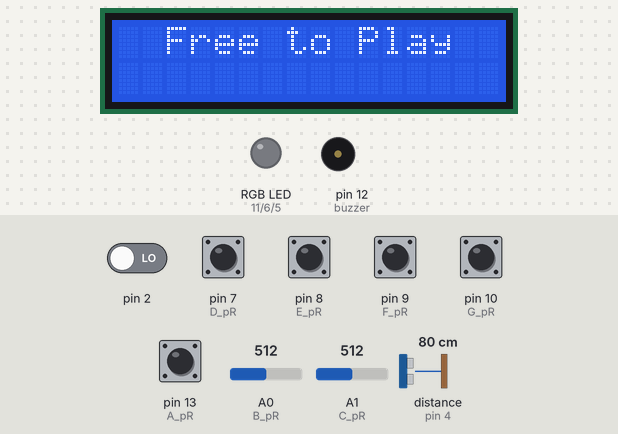
Bench run of a sketch on a simulated Arduino Uno, built with avr-gcc and run on an emulated ATmega328P. Parts: 16×2 character LCD, an RGB LED mixed from three pins (HIGH = lit), buzzer (waves = sounding). Wiring (inferred from the names in the program): ultrasonic range finder: trigger pin 3; echo pin 4. Dashed ring = blinking. Inputs (shaded band) come from the test bench; at power-on: pin 7 (D_pR), pin 8 (E_pR), pin 9 (F_pR), pin 10 (G_pR), pin 13 (A_pR) HIGH, pin 2 LOW, A0 (B_pR) = 512, distance to the obstacle (sensor on pin 4) 80 cm, A1 (C_pR) = 512. The echo pulse lasts 58.3 µs per cm; pins used as bus, display or sensor lines are not drawn; what the sketch prints to the serial monitor is not drawn.

Above: at 1.2 s.
1.3 s: pin 2 driven HIGH
At 1.84 s:
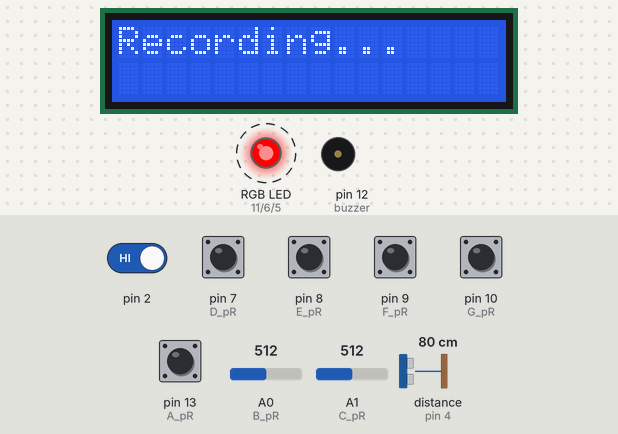
4.3 s: A0 (B_pR) set to 444
6.0 s: A0 (B_pR) set to 421
At 6.82 s:
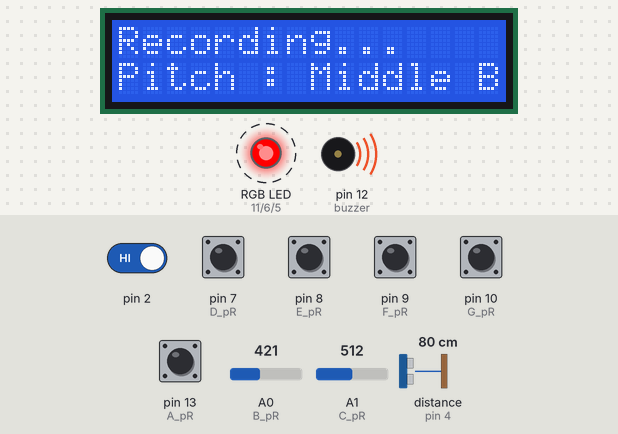
9.0 s: distance to the obstacle (sensor on pin 4) set to 9 cm
10.5 s: distance to the obstacle (sensor on pin 4) set to 6 cm
At 10.9 s:
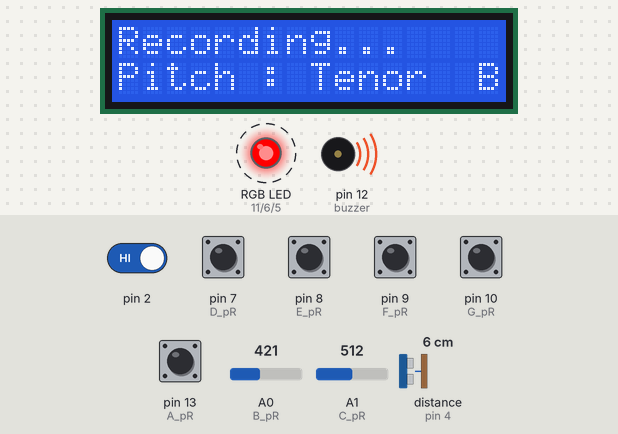
13.5 s: A1 (C_pR) set to 437
15.0 s: A1 (C_pR) set to 417
At 15.83 s:
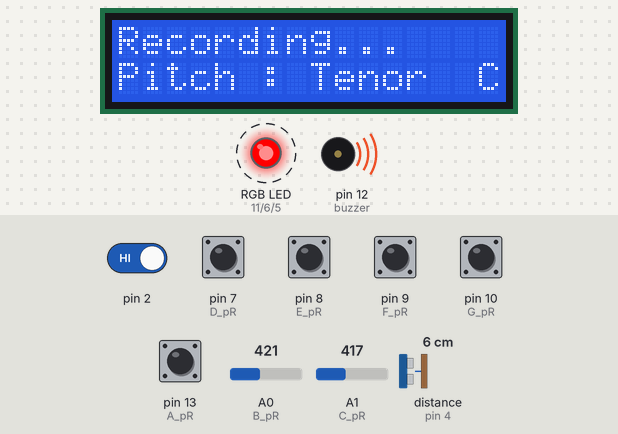
Timing chart, 0 to 19.0 s (numbered marks = the images above; inputs shaded):
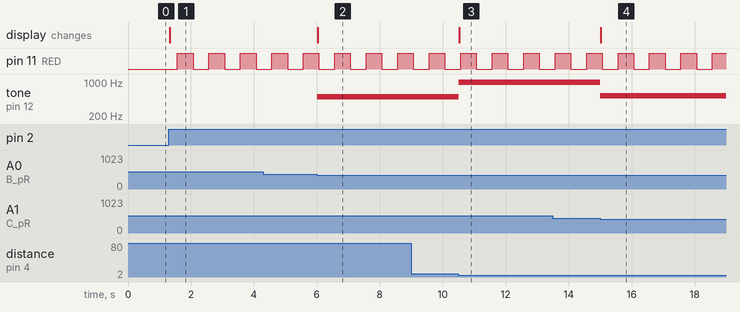

Measured:
- the behaviour switches between 430 and 429 on A0 (B_pR) (found by bisection; images 1 and 2)
- the behaviour switches between 8 and 7 cm on distance to the obstacle (sensor on pin 4) (found by bisection; images 2 and 3)
- the behaviour switches between 430 and 429 on A1 (C_pR) (found by bisection; images 3 and 4)
- after the input at 1.3 s, pin 11 (RED): alternates HIGH for 0.50 s and LOW for 0.50 s, starting after 0.27 s; the display: changes at once (image 1)
- after the input at 6.0 s, tone on pin 12 (buzzer): silent → 493 Hz at once; the display: changes at once (image 2)
- after the input at 10.5 s, tone on pin 12 (buzzer): 493 Hz → 987 Hz at once; the display: changes at once (image 3)
- after the input at 15.0 s, tone on pin 12 (buzzer): 987 Hz → 523 Hz at once; the display: changes at once (image 4)

The sketch:

Piano.ino
```cpp
#include <Arduino_FreeRTOS.h>
#include <LiquidCrystal_I2C.h>

//LCD
LiquidCrystal_I2C lcd(0x27,16,2);

//Photoresistor
const int C_pR = A1;
const int D_pR = 7;
const int E_pR = 8;
const int F_pR = 9;
const int G_pR = 10;
const int A_pR = 13;
const int B_pR = A0;
int C_in, D_in, E_in, F_in, G_in, A_in, B_in;

//Ultrasonic sensor
const int Cm = 261;
const int Dm = 294;
const int Em = 329;
const int Fm = 349;
const int Gm = 392;
const int Am = 440;
const int Bm = 493;

const int Ct = 523;
const int Dt = 587;
const int Et = 659;
const int Ft = 698;
const int Gt = 784;
const int At = 880;
const int Bt = 987;

const int trigPin = 3;
const int echoPin = 4;
long duration;
int distance;
int CHz, DHz, EHz, FHz, GHz, AHz, BHz;

//Buzzer & Button
const int buzzer = 12;
const int ModeBtn = 0; // INT0 is on pin2

//RGB LED
const int RED = 11;
const int GREEN = 6;
const int BLUE = 5;
boolean shine = true;

enum State{
  NORMAL,
  RECORD,
  PLAYING
}state;

//Record Mode
int myRecord[200] = {0};
int myTime[200] = {0};
int myNum = 0;
int nowHz = 0;
int start_time = 0;

void setup() {
  Serial.begin(9600);

  pinMode(C_pR, INPUT);
  pinMode(D_pR, INPUT);
  pinMode(E_pR, INPUT);
  pinMode(F_pR, INPUT);
  pinMode(G_pR, INPUT);
  pinMode(A_pR, INPUT);
  pinMode(B_pR, INPUT);

  pinMode(trigPin, OUTPUT);
  pinMode(echoPin, INPUT);

  pinMode(ModeBtn, INPUT_PULLUP);
  attachInterrupt(ModeBtn, BtnClick, RISING);

  pinMode(buzzer, OUTPUT);

  pinMode(RED, OUTPUT);
  pinMode(GREEN, OUTPUT);
  pinMode(BLUE, OUTPUT);

  state = NORMAL;

  lcd.init();
  lcd.backlight();
  lcd.clear();

  // Timer1
  cli(); // stop interrupts, atomic access to reg.
  TCCR1A = 0;    TCCR1B = 0;    TCNT1 = 0;
  TCCR1B |= (1 << WGM12); // turn on CTC mode
  TCCR1B |= (1<<CS12) | (1<<CS10); // 1024 prescaler
  OCR1A = 7812;  //1 sec = 16 MHz/1024 = 15625 Hz
  TIMSK1 |= (1<<OCIE1A); // enable timer compare int.
  sei(); // enable all interrupts
}

void loop() {
  while(state == NORMAL) {
    lcd.setCursor(2,0);
    lcd.print(F("Free to Play"));

    C_in = analogRead(C_pR);
    D_in = digitalRead(D_pR);
    E_in = digitalRead(E_pR);
    F_in = digitalRead(F_pR);
    G_in = digitalRead(G_pR);
    A_in = digitalRead(A_pR);
    B_in = analogRead(B_pR);

    testDistance();

    if(C_in < 430) {
      buzz(CHz);
    } else if(!D_in) {
      buzz(DHz);
    } else if(!E_in) {
      buzz(EHz);
    } else if(!F_in) {
      buzz(FHz);
    } else if(!G_in) {
      buzz(GHz);
    } else if(!A_in) {
      buzz(AHz);
    } else if(B_in < 430) {
      buzz(BHz);
    } else {
      buzz(0);
    }
    delay(10);
  }

  while(state == RECORD) {
    lcd.setCursor(0,0);
    lcd.print(F("Recording...    "));

    C_in = analogRead(C_pR);
    D_in = digitalRead(D_pR);
    E_in = digitalRead(E_pR);
    F_in = digitalRead(F_pR);
    G_in = digitalRead(G_pR);
    A_in = digitalRead(A_pR);
    B_in = analogRead(B_pR);

    testDistance();

    if(C_in < 430) {
      Recording(CHz);
    } else if(!D_in) {
      Recording(DHz);
    } else if(!E_in) {
      Recording(EHz);
    } else if(!F_in) {
      Recording(FHz);
    } else if(!G_in) {
      Recording(GHz);
    } else if(!A_in) {
      Recording(AHz);
    } else if(B_in < 430) {
      Recording(BHz);
    } else {
      Recording(0);
    }

    delay(10);
  }

  while(state == PLAYING) {
    lcd.setCursor(0,0);
    lcd.print(F("Now Playing...  "));

    delay(500);
    for(int i = 1; i < myNum; i ++) {

      buzz(myRecord[i]);
      delay(myTime[i]);
    }

    buzz(0);
    delay(500);

    /*state = NORMAL;
    myNum = 0;*/
    lcd.clear();
  }
}

ISR(TIMER1_COMPA_vect) {
  if(state == NORMAL) {
    analogWrite(RED, 0);
    analogWrite(GREEN, 0);
  } else if(state == RECORD) {
    if(shine) {
      analogWrite(RED, 255);
      shine = false;
    } else {
      analogWrite(RED, 0);
      shine = true;
    }
  } else if(state == PLAYING) {
    analogWrite(RED, 0);
    analogWrite(GREEN, 255);
  }
}

void BtnClick() {
  static unsigned long LastIntTime = 0;
  unsigned long IntTime = millis();

  if(IntTime - LastIntTime > 200) {
    switch(state) {
      case NORMAL:
        state = RECORD;
        start_time = millis();
        nowHz = 0;
        Serial.println(F("RECORD"));
        break;

      case RECORD:
        state = PLAYING;
        Serial.println(F("PLAYING"));
        break;

      case PLAYING:
        state = NORMAL;
        Serial.println(F("NORMAL"));
        myNum = 0;
        break;
    }
  }

  LastIntTime = IntTime;
}

void testDistance() {
  digitalWrite(trigPin, LOW); // Clears the trigPin
  delayMicroseconds(2);

  digitalWrite(trigPin, HIGH);
  delayMicroseconds(10);
  digitalWrite(trigPin, LOW);

  duration = pulseIn(echoPin, HIGH);
  distance = duration*0.034/2;

  if(distance < 7) {
    CHz = Ct;
    DHz = Dt;
    EHz = Et;
    FHz = Ft;
    GHz = Gt;
    AHz = At;
    BHz = Bt;
  } else {
    CHz = Cm;
    DHz = Dm;
    EHz = Em;
    FHz = Fm;
    GHz = Gm;
    AHz = Am;
    BHz = Bm;
  }
}

void Recording(int nextHz) {
  buzz(nextHz);

  if(nowHz != nextHz) {
    Serial.println(myNum);
    myRecord[myNum] = nowHz;
    myTime[myNum++] = millis() - start_time;
    //Serial.println(String(record_Hz) + " " + String(count));

    nowHz = nextHz;

    start_time = millis();
  }
}

void buzz(int in_Hz) {
  lcd.setCursor(0,1);
  if(in_Hz == 0) {
    noTone(buzzer);

    lcd.print(F("                "));

  } else {
    tone(buzzer, in_Hz);

    switch(in_Hz) {
      case Cm:
        lcd.print(F("Pitch : Middle C"));
        break;
      case Dm:
        lcd.print(F("Pitch : Middle D"));
        break;
      case Em:
        lcd.print(F("Pitch : Middle E"));
        break;
      case Fm:
        lcd.print(F("Pitch : Middle F"));
        break;
      case Gm:
        lcd.print(F("Pitch : Middle G"));
        break;
      case Am:
        lcd.print(F("Pitch : Middle A"));
        break;
      case Bm:
        lcd.print(F("Pitch : Middle B"));
        break;

      case Ct:
        lcd.print(F("Pitch : Tenor  C"));
        break;
      case Dt:
        lcd.print(F("Pitch : Tenor  D"));
        break;
      case Et:
        lcd.print(F("Pitch : Tenor  E"));
        break;
      case Ft:
        lcd.print(F("Pitch : Tenor  F"));
        break;
      case Gt:
        lcd.print(F("Pitch : Tenor  G"));
        break;
      case At:
        lcd.print(F("Pitch : Tenor  A"));
        break;
      case Bt:
        lcd.print(F("Pitch : Tenor  B"));
        break;
    }
  }
}
```
